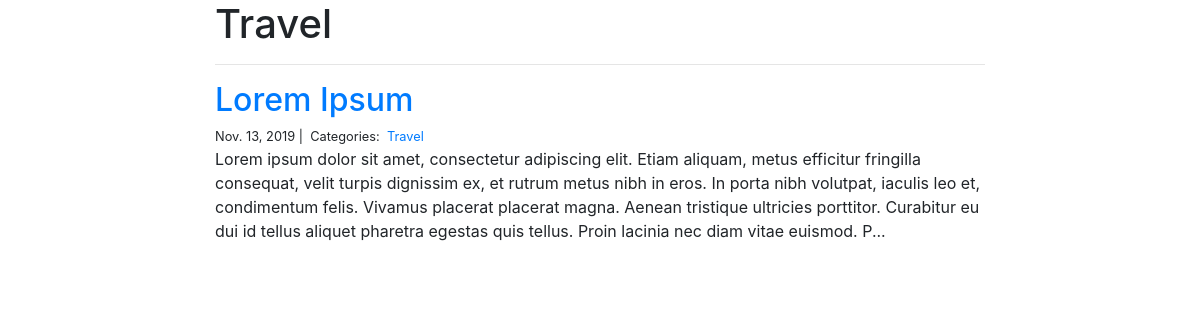
Page /blog/Travel/ on the committed database.
### blog/models.py (models this page shows)
class Category(models.Model):
    name = models.CharField(max_length=20)

class Post(models.Model):
    title = models.CharField(max_length=255)
    body = models.TextField()
    created_on = models.DateTimeField(auto_now_add=True)
    last_modified = models.DateTimeField(auto_now=True)
    categories = models.ManyToManyField('Category', related_name='posts')

### blog/views.py (the view)
# urls.py: path("<category>/", views.blog_category, name="blog_category"),
def blog_category(request, category):
    posts = Post.objects.filter(
        categories__name__contains=category
    ).order_by(
        '-created_on'
    )
    context = {
        "category": category,
        "posts": posts
    }
    return render(request, "blog_category.html", context)

### blog/templates/blog_category.html
{% extends "base.html" %}
{% block page_content %}
<div class="col-md-8 offset-md-2">
    <h1>{{ category | title }}</h1>
    <hr>
    {% for post in posts %}
        <h2><a href="{% url 'blog_detail' post.pk%}">{{ post.title }}</a></h2>
        <small>
            {{ post.created_on.date }} |&nbsp;
            Categories:&nbsp;
            {% for category in post.categories.all %}
            <a href="{% url 'blog_category' category.name %}">
                {{ category.name }}
            </a>&nbsp;
            {% endfor %}
        </small>
        <p>{{ post.body | slice:":400" }}...</p>
    {% endfor %}
</div>
{% endblock %}

### rows in the picture
Category: name "Travel"
Post: title "Lorem Ipsum", created_on "Nov. 13, 2019", body "Lorem ipsum dolor sit amet, consectetur adipiscing elit. Etiam aliquam, metus efficitur fringilla consequat, velit turpis dignissim ex, et rutrum metus nibh in eros. In porta nibh volutpat, iaculis leo et, condimentum felis. Vivamus placerat placerat magna. Aenean tristique ultricies porttitor. Curabitur eu dui id tellus aliquet pharetra egestas quis tellus. Proin lacinia nec diam vitae euismod. P"
